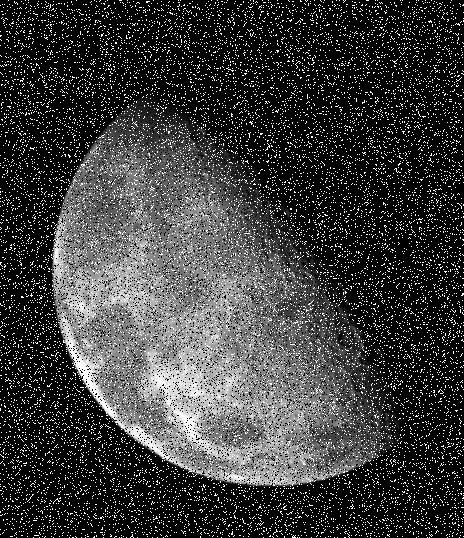
%> input picture 7 noise/noise1.bmp, 464 x 538 px
$ octave prova.m   (GNU Octave 9; MATLAB toolbox functions it lacks are replaced by stand-ins)
%> lines starting %> are read from the running program, lines starting %| are printed output that depends on the picture
img = imread("noise1.bmp");
%> img is the input picture: size 538x464 uint8; min 0, max 255, mean 59.6
imshow(img);
cropped = imcrop(img, [1, 1, 50, 80]);
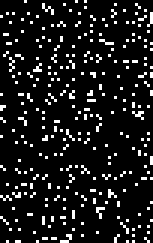
%> cropped: size 81x51 uint8 (shown 3 times larger); 10.5% white in thin lines or dots
figure(2);
imhist(cropped)
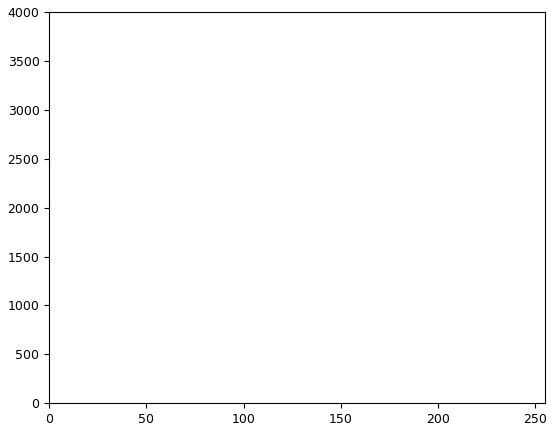
%> figure redrawn from the program's plot data; highest point at x = 0, y = 3699

%%
%> (the run ends here)
